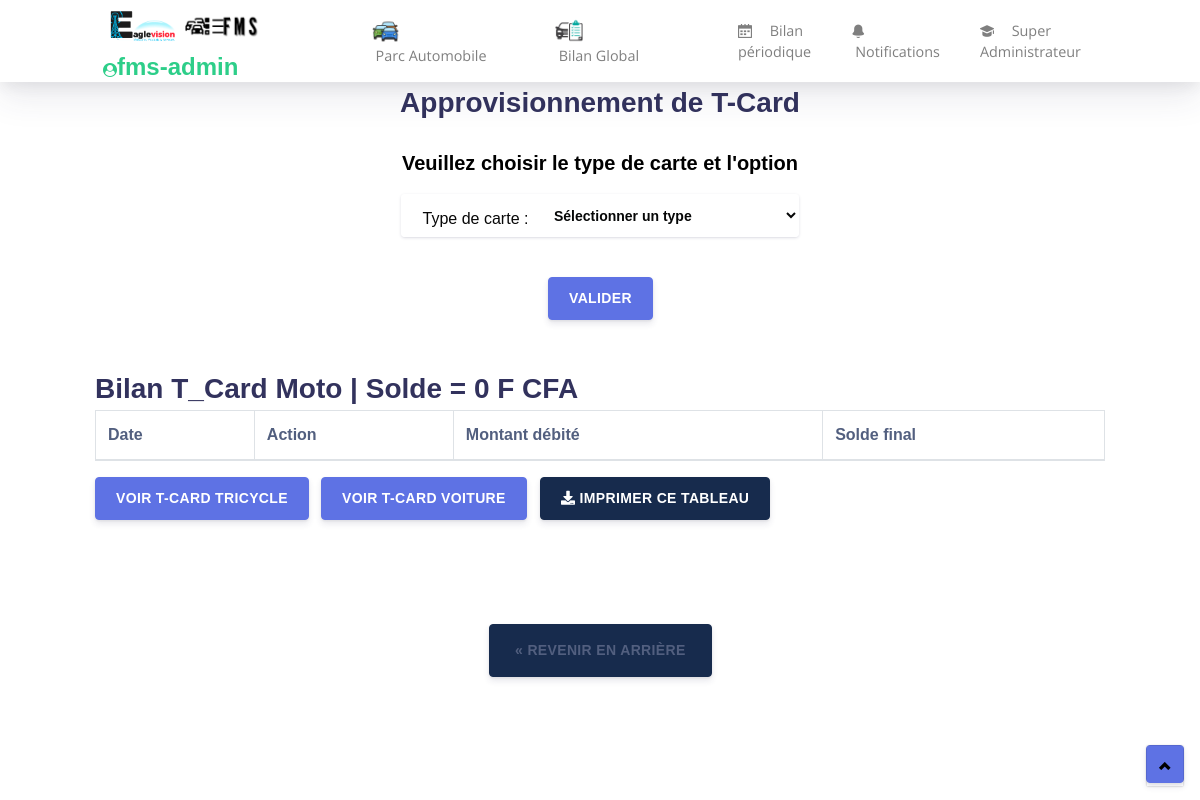
Before: /option/t_card/ (signed in) with the older database file.
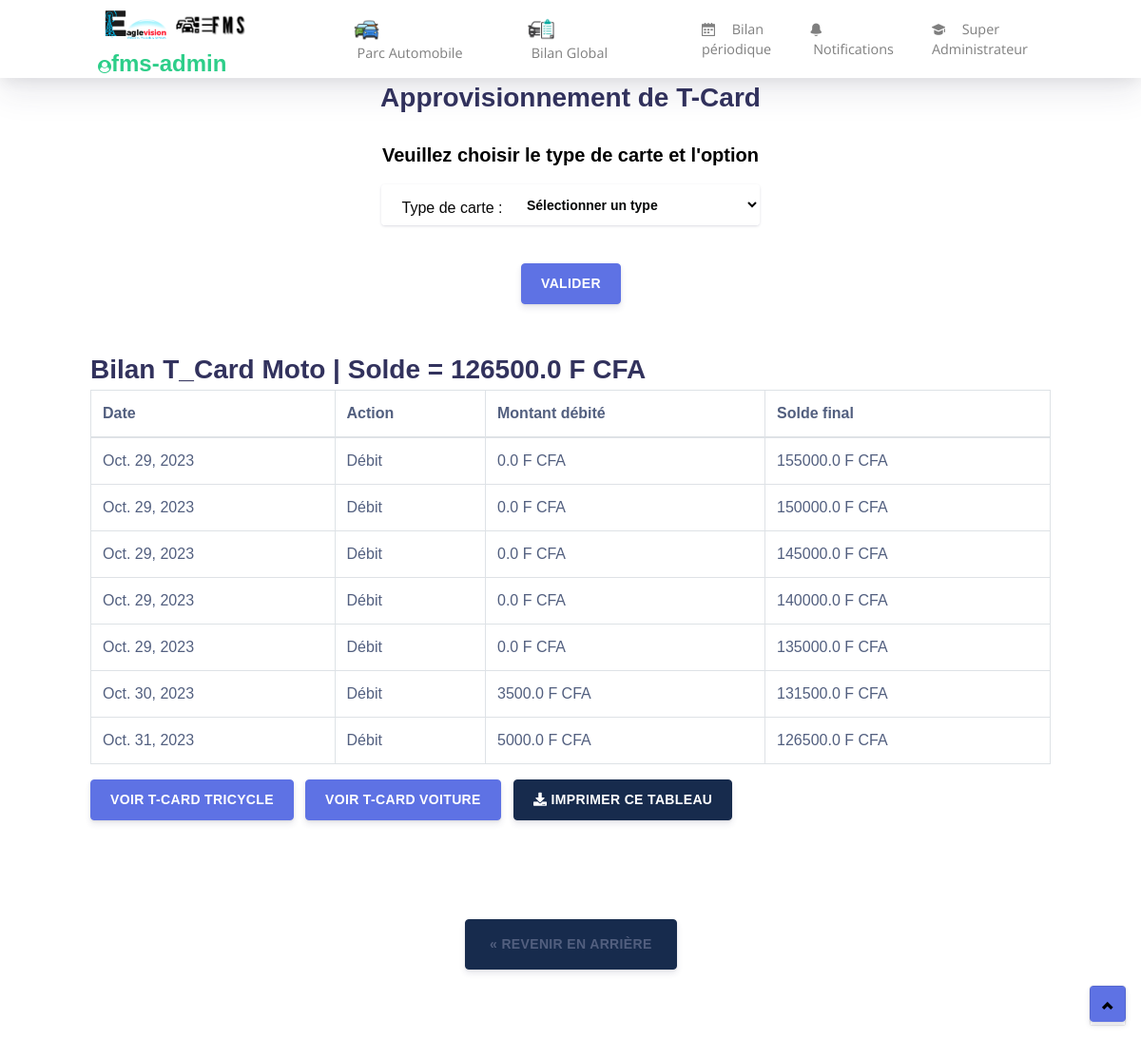
After: the same page with the newer database file.
### gestionnaire/models.py (models this page shows, shortened)
class Personne(models.Model):
    nom = models.CharField(max_length=25)
    prenom = models.CharField(max_length=50)
    contact = PhoneNumberField(region='TG')
    grade = models.ForeignKey('Grade', on_delete=models.CASCADE)
    utilisateur = models.OneToOneField(User, on_delete=models.CASCADE, null=True)
    date_creation_personne = models.DateField(default=timezone.now)
    def __str__(self):
        return f"{self.nom} {self.prenom}"

class Grade(models.Model):
    libelle_grade = models.CharField(max_length=50)

class T_Card(models.Model):
    date_emploie = models.DateField(auto_now_add=True)
    type_engin_tcard = models.ForeignKey('TypeEngin',on_delete=models.CASCADE,default=1)
    montant = models.FloatField(default=0.0)
    solde = models.FloatField(default=0.0)
    approvisionnement = models.BooleanField(default=False,null=True)

### gestionnaire/views.py (the view)
# urls.py: path('option/t_card/', views.option_t_card, name='option_t_card'),
@login_required
def option_t_card(request):
    personne_id = request.session.get('personne_id')
    if personne_id is not None:
        personne = Personne.objects.get(pk=personne_id)
        request.session['personne_id'] = personne.id
        grade=personne.grade
        grade_id=grade.id
        print(personne)
        print(grade_id)
        sujet = 't_card'
        t_card = T_Card.objects.all()
        moto = T_Card.objects.filter(type_engin_tcard=1)
        tricycle = T_Card.objects.filter(type_engin_tcard=2)
        voiture = T_Card.objects.filter(type_engin_tcard=3)
        type_engin = TypeEngin.objects.all()
        type_engin_id = None
        solde_moto = float(moto.last().solde) if moto.exists() else 0
        solde_tricycle = float(tricycle.last().solde) if tricycle.exists() else 0
        solde_voiture = float(voiture.last().solde) if voiture.exists() else 0
        if request.method == 'POST':
            type_engin_id = request.POST.get('type_engin_tcard')
            print('type engin card', type_engin_id)
            return redirect(reverse('gestionnaire:update_t_card', args=[type_engin_id, 'approvisionnement']))
        return render(request, 'gestionnaire/t_card_option.html', {
            'sujet': sujet,
            'personne':personne,
            'grade_id': grade_id,
            'grade': grade,
            't_card': t_card,
            'type_engin': type_engin,
            'type_engin_tcard_id': type_engin_id,
            'moto': moto,
            'tricycle': tricycle,
            'voiture': voiture,
            'solde_moto': solde_moto,
            'solde_tricycle': solde_tricycle,
            'solde_voiture': solde_voiture,
        })

### templates/gestionnaire/t_card_option.html (shortened to what this page needs)
<!DOCTYPE html>
{% extends 'bases/base1.html' %}
{% block contenu %}
<div class="wrapper">
  <div class="row d-sm-flex justify-content-center mb-2">
    <h1 class="h3 mb-0 text-gray-800">Approvisionnement de T-Card</h1>
  </div>
  <div class="row d-sm-flex justify-content-center mb-2">
    <div class="row">
      <div class="col">
        <div class="row justify-content-center">
          <h4 class="h5 m-3 text-darker bg-body">Veuillez choisir le type de carte et l'option</h4>
        </div>
        <form method="post" name="periode_form">
          <div class="form-group mb-3">
              <div class="input-group input-group-alternative">
                <span class="input-group-text bg-body">
                  <label for="type_engin_tcard"
                    style="font-size: medium; color: rgb(8, 8, 8); width: 125px; height: 10px;">Type de carte : </label>
                </span>
                <select class="form-control" id="type_engin_tcard" name="type_engin_tcard">
                  <option value="">Sélectionner un type</option>
                </select>
              </div>
            </div>
          <div class="text-center">
            <button type="submit" name="submit_option" class="btn btn-primary my-4">VALIDER</button>
          </div>
        </form>
      </div>
    </div>
  </div>
  <div class="row d-sm-flex justify-content-center mb-2">
    <div class="container mt-3">
      <div class="row">
        <div class="col">
          <div  id="motoSection">
            <h4 class="h3 mb-0 text-gray-800">Bilan T_Card Moto | Solde = {{solde_moto}} F CFA</h4>
            <table class="table table-bordered" id="dataTable1" width="200%" cellspacing="0">
              <thead>
                <tr>
                  <th>Date</th>
                  <th>Action</th>
                  <th>Montant débité</th>
                  <th>Solde final</th>
                </tr>
              </thead>
              <tbody>
                {% for m in moto %}
                <tr data-bs-toggle="collapse" data-bs-target="#details_{{ forloop.counter }}" aria-expanded="false"
                  aria-controls="details_{{ forloop.counter }}">
                  <td>{{m.date_emploie}}</td>
                  <td>
                    {% if m.approvisionnement %}
                    Approvisionnement
                    {% else %}
                    Débit
                    {% endif %}
                  </td>
                  <td>{{ m.montant}} F CFA</td>
                  <td>{{m.solde}} F CFA</td>
                </tr>
                {% endfor %}
              </tbody>
            </table>
            <button class="btn btn-primary" data-toggle="collapse" data-target="#tricycleSection" aria-expanded="false"
              aria-controls="tricycleSection">
              voir t-card tricycle
            </button>
            <button class="btn btn-primary" data-toggle="collapse" data-target="#voitureSection" aria-expanded="false"
              aria-controls="voitureSection">
              voir t-card voiture
            </button>
            <button type="button" class="btn btn-default" onclick="printTable('dataTable1', 'Mouvement t-card : moto')">
              <i class="fas fa-download"></i>
              Imprimer ce tableau
            </button>
          </div>
          <br><br>
          <br><br>
        </div>
      </div>
    </div>
  </div>
</div>
{% endblock contenu %}

### templates/bases/base1.html (shortened to what this page needs)
<!DOCTYPE html>
<html lang="en">
{% load static %}
<head>
  <link href="https://use.fontawesome.com/releases/v5.0.6/css/all.css" rel="stylesheet">
  <link href="{% static 'assets/css/nucleo-icons.css' %}" rel="stylesheet" />
  <link href="{% static 'assets/css/nucleo-svg.css' %}" rel="stylesheet" />
  <link href="{% static 'assets/css/font-awesome.css' %}" rel="stylesheet" />
  <link href="{% static 'assets/css/nucleo-svg.css' %}" rel="stylesheet" />
  <link href="{% static 'assets/css/select2.css' %}" rel="stylesheet" />
  <link href="{% static 'assets/css/argon-design-system.css' %}" rel="stylesheet" />
  </head>
<body class="index-page h6" style="color: black;" id="top">
  <nav id="navbar-main"
    class="navbar navbar-main navbar-expand-lg bg-white navbar-light position-sticky top-0 shadow py-0 px--9">
    <div class="container">
      <div class="col-3 px-1 mx-1">
        <div class="row-2">
          <a class="navbar-brand mr-lg-5" href="#" style="width: 70%; height: 25%;">
            <img src="{% static 'assets/images/Logo_EV_final.png' %}" style="width: 45%; height: 25%;">
            <img src="{% static 'assets/img/brand/FMS_logo.png' %}" style="width: 45%; height: 25%;">
          </a>
          <h6 class="h4 text-success font-weight-bold my--1"><i class="fa fa-user-circle"></i>{{ personne.utilisateur.username }}</h6>
        </div>
      </div>
        <ul class="navbar-nav navbar-nav-hover align-items-lg-center">
          <li class="nav-item dropdown">
            <a href="#" class="nav-link" data-toggle="dropdown" role="button">
              <img src="{% static 'assets/images/traffic-jam.png' %}" alt="parc" style="width: 20%;"><br>
              <span class="nav-link-inner--text">Parc Automobile</span>
            </a>
          </li>
          <li class="nav-item dropdown">
            <a href="{% url 'administratif:analyses_glob' %}" class="nav-link" role="button">
              <img src="{% static 'assets/images/auto.png' %}" alt="parc" style="width: 20%;"><br>
              <span class="nav-link-inner--text">Bilan Global</span>
            </a>
          </li>
          <li class="nav-item dropdown">
            <a href="{% url 'administratif:periode_bilan' %}" class="nav-link" role="button">
              <i class="ni ni-calendar-grid-58"></i>
              <span class="nav-link-inner--text">Bilan périodique</span>
            </a>
          </li>
          <li class="nav-item">
            <a href="#" class="nav-link {% if engins_avec_notifications %}text-danger{% endif %}" data-toggle="modal"
              data-target="#notificationModal">
              <i class="ni ni-bell-55 {% if engins_avec_notifications %}text-danger{% endif %}"></i>
              <span class="nav-link-inner--text">Notifications</span>
            </a>
          </li>
          <li class="nav-item dropdown">
            <a href="#" class="nav-link" data-toggle="dropdown" role="button">
              <i class="ni ni-hat-3"></i>
              <span class="nav-link-inner--text"> {{ personne.grade.libelle_grade }} </span>
            </a>
          </li>
        </ul>
      </div>
  </nav>
  {% block contenu %}
  {% endblock contenu %}
  <div class="col">
    <div class="text-center mb-6">
      <button type="button" class="btn btn-default p-1 d-xl-inline ">
        <a class="btn" href="javascript:history.go(-1);">&laquo; Revenir en arrière</a>
      </button>
    </div>
  </div>
  <div class="back-to-top">
    <button class="btn btn-primary btn-icon-only back-to-top" type="button" name="button">
      <a id="backtotop" href="#top"><i class="ni ni-bold-up"></i></a>
    </button>
  </div>
</body>
</html>

### FMS/static/assets/css/select2.css (style rules this page uses)
:root { --blue: #5e72e4; --indigo: #5603ad; --purple: #8965e0; --pink: #f3a4b5; --red: #f5365c; --orange: #fb6340; --yellow: #ffd600; --green: #2dce89; --teal: #11cdef; --cyan: #2bffc6; --white: #fff; --gray: #8898aa; --gray-dark: #32325d; --light: #ced4da; --lighter: #e9ecef; --primary: #5e72e4; --secondary: #f4f5f7; --success: #2dce89; --info: #11cdef; --warning: #fb6340; --danger: #f5365c; --light: #adb5bd; --dark: #212529; --default: #172b4d; --white: #fff; --neutral: #fff; --darker: black; --breakpoint-xs: 0; --breakpoint-sm: 576px; --breakpoint-md: 768px; --breakpoint-lg: 992px; --breakpoint-xl: 1200px; --font-family-sans-serif: -apple-system, BlinkMacSystemFont, "Segoe UI", Roboto, "Helvetica Neue", Arial, "Noto Sans", sans-serif, "Apple Color Emoji", "Segoe UI Emoji", "Segoe UI Symbol", "Noto Color Emoji"; --font-family-monospace: SFMono-Regular, Menlo, Monaco, Consolas, "Liberation Mono", "Courier New", monospace; }

### templates/bases/base1.html (style rules this page uses)
.navbar-nav-hover { position: sticky; z-index: 9999; }
.back-to-top { position: fixed; bottom: 17px; right: 16px; }
#backtotop { display: block; font-size: 20px; color: #000; padding: 5px; border-radius: 0%; box-shadow: 0 0 2px rgba(0, 0, 0, 0.3); }

Changed rows visible on the page:
added T_Card: solde "126500.0", date_emploie "Oct. 31, 2023", approvisionnement "Débit", montant "5000.0"
added T_Card: date_emploie "Oct. 29, 2023", approvisionnement "Débit", montant "0.0", solde "155000.0"
added T_Card: date_emploie "Oct. 29, 2023", approvisionnement "Débit", montant "0.0", solde "150000.0"
added T_Card: date_emploie "Oct. 29, 2023", approvisionnement "Débit", montant "0.0", solde "145000.0"
added T_Card: date_emploie "Oct. 29, 2023", approvisionnement "Débit", montant "0.0", solde "140000.0"
added T_Card: date_emploie "Oct. 29, 2023", approvisionnement "Débit", montant "0.0", solde "135000.0"
added T_Card: date_emploie "Oct. 30, 2023", approvisionnement "Débit", montant "3500.0", solde "131500.0"
Other visible differences:
{{ solde_moto }}: "0" → (not shown)
